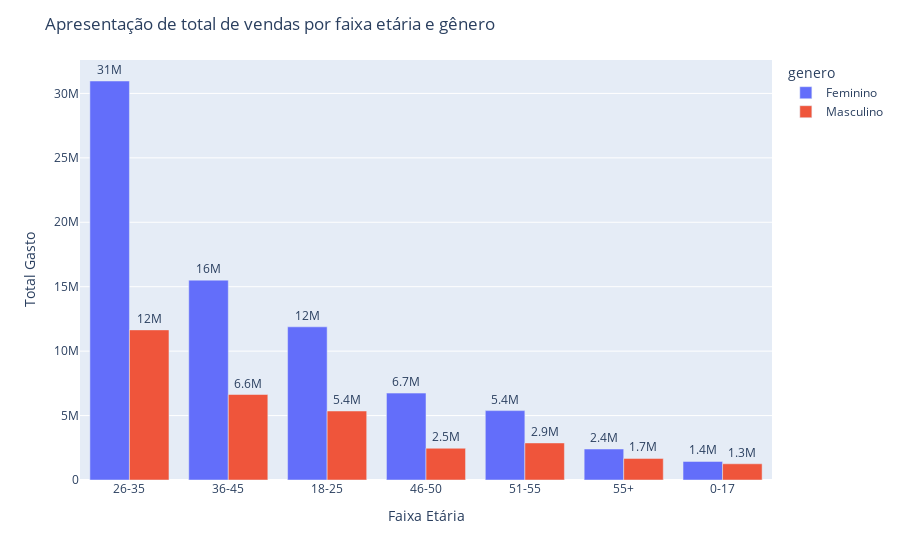

Notebook source saved alongside this figure:
### Markdown cell above
### Apresentação de dados

### Code cell
#Alteração do tipo de dado na coluna genero

total_gasto_faixa_etaria['genero'] = total_gasto_faixa_etaria['genero'].astype('category')

#Criação de gráfico de colunas para identificar total de vendas por faixa etária

bar_fig_por_faixa_etaria = px.bar(
    total_gasto_faixa_etaria,
    x='faixa_etaria',
    y='total_gasto',
    text_auto=".2s",
    color='genero',
    barmode = 'group'
)

# Atualização de aspectos visuais do gráfico
bar_fig_por_faixa_etaria.update_traces(
    textposition='outside'
)
bar_fig_por_faixa_etaria.update_yaxes(title_text='Total Gasto')
bar_fig_por_faixa_etaria.update_xaxes(title_text='Faixa Etária')
bar_fig_por_faixa_etaria.update_layout(title_text='Apresentação de total de vendas por faixa etária e gênero')

#Impressão do gráfico
bar_fig_por_faixa_etaria.show()

### Figure 1 — Plotly figure (JSON) as saved in the notebook; plotly's stock layout.template omitted (floating-point values rounded to 4 significant figures)
{"data": [{"alignmentgroup": "True", "hovertemplate": "genero=Feminino<br>faixa_etaria=%{x}<br>total_gasto=%{y}<extra></extra>", "legendgroup": "Feminino", "marker": {"color": "#636efa", "pattern": {"shape": ""}}, "name": "Feminino", "offsetgroup": "Feminino", "orientation": "v", "showlegend": true, "textposition": "outside", "texttemplate": "%{y:.2s}", "type": "bar", "x": ["26-35", "36-45", "18-25", "46-50", "51-55", "55+", "0-17"], "xaxis": "x", "y": [30960000.0, 15510000.0, 11887003, 6743393, 5385208, 2404931, 1441409], "yaxis": "y"}, {"alignmentgroup": "True", "hovertemplate": "genero=Masculino<br>faixa_etaria=%{x}<br>total_gasto=%{y}<extra></extra>", "legendgroup": "Masculino", "marker": {"color": "#EF553B", "pattern": {"shape": ""}}, "name": "Masculino", "offsetgroup": "Masculino", "orientation": "v", "showlegend": true, "textposition": "outside", "texttemplate": "%{y:.2s}", "type": "bar", "x": ["26-35", "36-45", "18-25", "51-55", "46-50", "55+", "0-17"], "xaxis": "x", "y": [11649489, 6635038, 5353729, 2876269, 2464451, 1676056, 1258244], "yaxis": "y"}], "layout": {"barmode": "group", "legend": {"title": {"text": "genero"}, "tracegroupgap": 0}, "margin": {"t": 60}, "title": {"text": "Apresentação de total de vendas por faixa etária e gênero"}, "xaxis": {"anchor": "y", "domain": [0, 1], "title": {"text": "Faixa Etária"}}, "yaxis": {"anchor": "x", "domain": [0, 1], "title": {"text": "Total Gasto"}}}}
